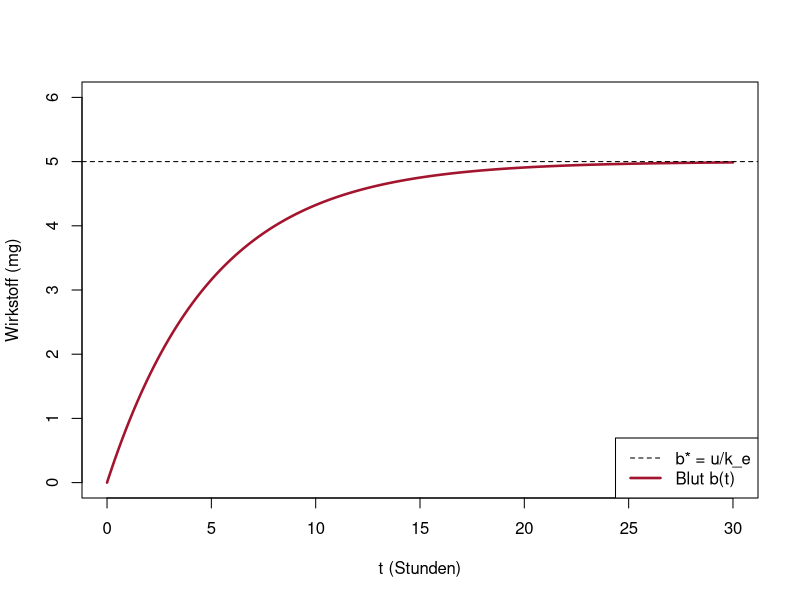

This figure's R source:
# Abb. 4.12: Dauerinfusion (Buch, Abschnitt 4.2, Gl. 4.11)
# dm/dt = -ka m,  db/dt = ka m - ke b + u  mit u = 1 mg pro Stunde, m(0) = b(0) = 0:  b(t) = (u/ke)(1 - e^(-ke t)), b* = u/ke = 5
# (c) 2026 Philipp Kügler · Programm zum Buch „Dynamische Systeme in den Lebenswissenschaften“ · MIT-Lizenz (siehe LICENSE)
ke <- 0.2; u <- 1
t <- seq(0, 30, length.out = 600)
b <- u / ke * (1 - exp(-ke * t))
for (tt in c(5, 10, 20, 30)) cat(sprintf("t = %2d h: b = %.3f mg\n", tt, u / ke * (1 - exp(-ke * tt))))
plot(t, b, type = "l", col = rgb(0.64, 0.08, 0.18), lwd = 2.5, ylim = c(0, 6), xlab = "t (Stunden)", ylab = "Wirkstoff (mg)")
abline(h = u / ke, lty = 2)
legend("bottomright", legend = c("b* = u/k_e", "Blut b(t)"), col = c("black", rgb(0.64, 0.08, 0.18)), lty = c(2, 1), lwd = c(1, 2.5))
